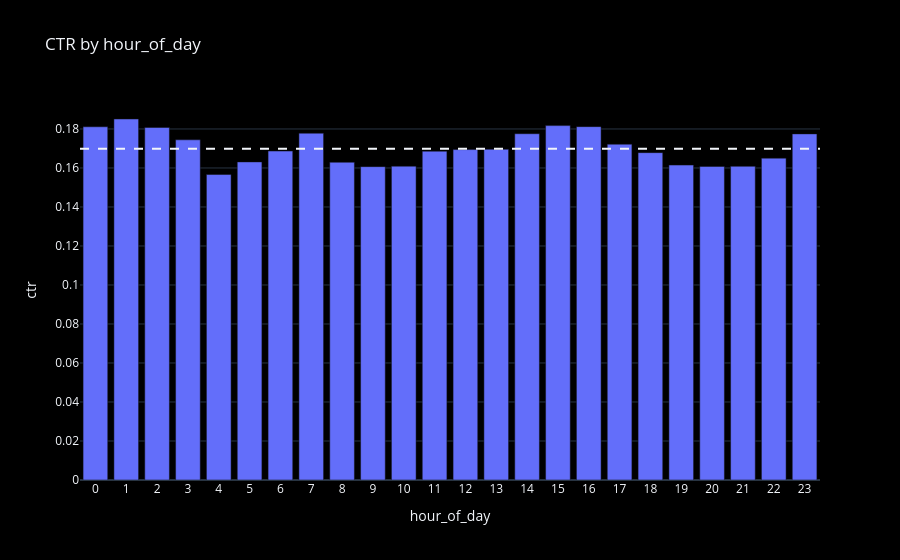

Notebook source saved alongside this figure:
### Markdown cell above
### Time

### Code cell
df['hour_of_day'] = df['hour'].str[6:].astype(int)
df['weekday'] = pd.to_datetime(df['hour'] , format='%y%m%d%H').dt.day_name()
ctr('hour_of_day')

### Figure 1 — Plotly figure (JSON) as saved in the notebook; plotly's stock layout.template omitted (floating-point values rounded to 4 significant figures)
{"data": [{"customdata": [[21146], [24628], [30565], [34998], [47834], [49520], [44054], [46450], [52424], [56912], [53753], [51280], [55409], [59721], [55112], [52029], [51253], [50733], [43936], [32964], [28011], [24857], [22666], [20470]], "hovertemplate": "hour_of_day=%{x}<br>ctr=%{y}<br>impressions=%{customdata[0]}<extra></extra>", "legendgroup": "", "marker": {"color": "#636efa", "pattern": {"shape": ""}}, "name": "", "orientation": "v", "showlegend": false, "textposition": "auto", "type": "bar", "x": [0, 1, 2, 3, 4, 5, 6, 7, 8, 9, 10, 11, 12, 13, 14, 15, 16, 17, 18, 19, 20, 21, 22, 23], "xaxis": "x", "y": [0.1811, 0.1851, 0.1808, 0.1744, 0.1566, 0.1631, 0.1687, 0.1778, 0.1629, 0.1607, 0.1609, 0.1686, 0.1694, 0.1696, 0.1776, 0.1817, 0.1812, 0.1722, 0.1679, 0.1615, 0.1608, 0.1608, 0.165, 0.1775], "yaxis": "y"}], "layout": {"barmode": "relative", "legend": {"tracegroupgap": 0}, "shapes": [{"line": {"dash": "dash"}, "type": "line", "x0": 0, "x1": 1, "xref": "x domain", "y0": 0.1698, "y1": 0.1698, "yref": "y"}], "title": {"text": "CTR by hour_of_day"}, "xaxis": {"anchor": "y", "domain": [0.0, 1.0], "title": {"text": "hour_of_day"}, "type": "category"}, "yaxis": {"anchor": "x", "domain": [0.0, 1.0], "title": {"text": "ctr"}}}}
